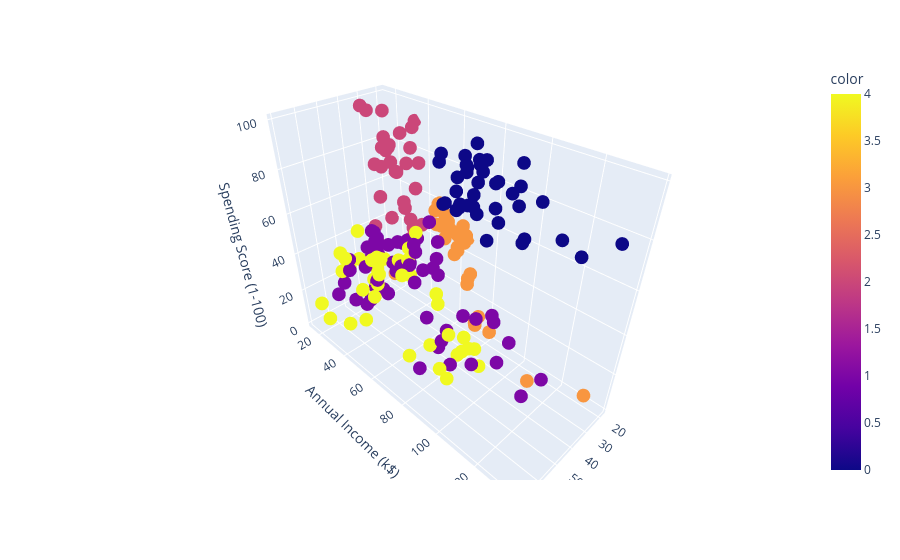

The code cell stored with this chart in its notebook:
### Code cell
px.scatter_3d(
    X,
    x='Age',
    y='Annual Income (k$)',
    z='Spending Score (1-100)',
    color = clusters
)

### Figure 1 — Plotly figure (JSON) as saved in the notebook; plotly's stock layout.template omitted (floating-point values rounded to 4 significant figures; data arrays with more than 128 entries replaced by an {"elided": "..."} marker saying what was removed)
{"data": [{"hovertemplate": "Age=%{x}<br>Annual Income (k$)=%{y}<br>Spending Score (1-100)=%{z}<br>color=%{marker.color}<extra></extra>", "legendgroup": "", "marker": {"color": {"elided": "200 int values"}, "coloraxis": "coloraxis", "symbol": "circle"}, "mode": "markers", "name": "", "scene": "scene", "showlegend": false, "type": "scatter3d", "x": {"elided": "200 int values"}, "y": {"elided": "200 int values"}, "z": {"elided": "200 int values"}}], "layout": {"coloraxis": {"colorbar": {"title": {"text": "color"}}, "colorscale": [[0, "#0d0887"], [0.1111, "#46039f"], [0.2222, "#7201a8"], [0.3333, "#9c179e"], [0.4444, "#bd3786"], [0.5556, "#d8576b"], [0.6667, "#ed7953"], [0.7778, "#fb9f3a"], [0.8889, "#fdca26"], [1, "#f0f921"]]}, "legend": {"tracegroupgap": 0}, "margin": {"t": 60}, "scene": {"domain": {"x": [0, 1], "y": [0, 1]}, "xaxis": {"title": {"text": "Age"}}, "yaxis": {"title": {"text": "Annual Income (k$)"}}, "zaxis": {"title": {"text": "Spending Score (1-100)"}}}}}
